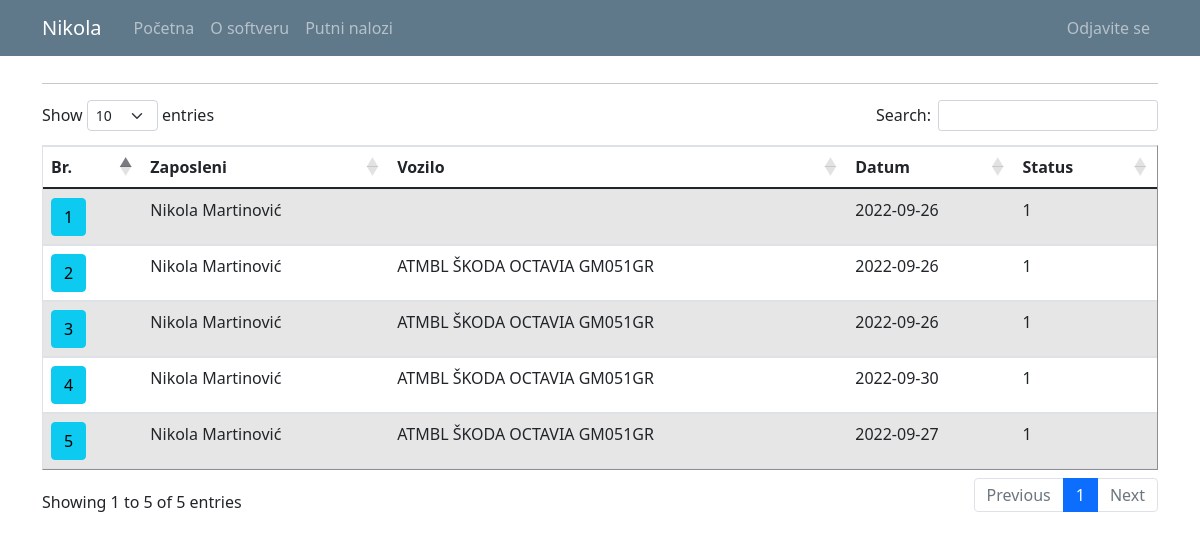
The app's page /travel_warrant_list (signed in), older data.
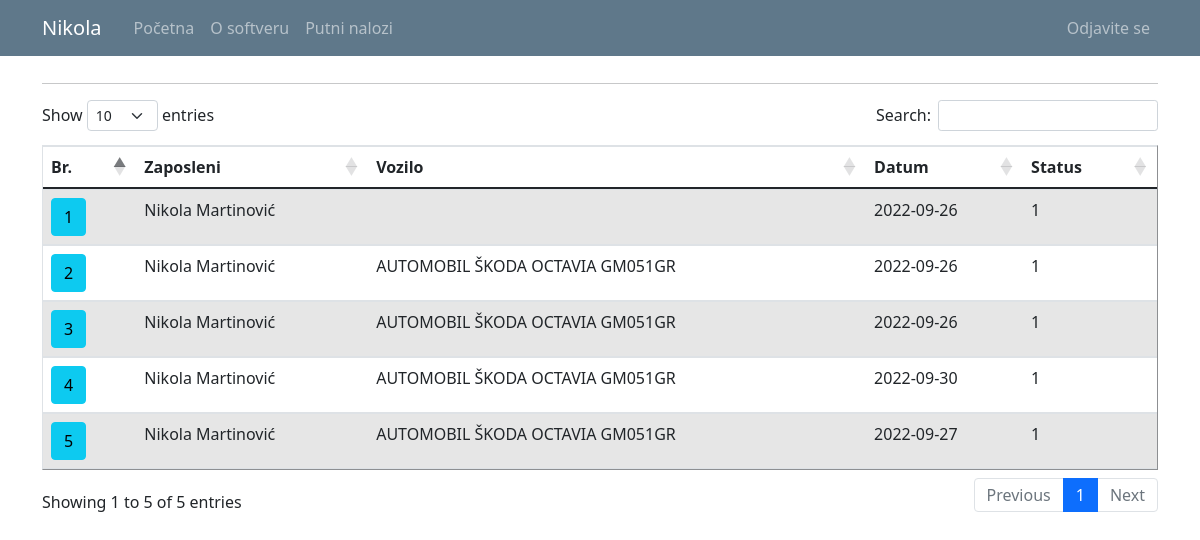
The same page, newer data.
### putninalozi/models.py (models this page shows, shortened)
class TravelWarrant(db.Model):
    travel_warrant_id = db.Column(db.Integer, primary_key=True)
    user_id = db.Column(db.Integer, db.ForeignKey('user.id'), nullable=False)
    with_task = db.Column(db.String(50), nullable=False)
    company_id = db.Column(db.Integer, db.ForeignKey('company.id'), nullable=False)
    abroad_contry = db.Column(db.String(50), nullable=True)
    relation = db.Column(db.String(150), nullable=False)
    start_datetime = db.Column(db.DateTime, nullable=True)
    end_datetime = db.Column(db.DateTime, nullable=True)
    vehicle_id = db.Column(db.Integer, db.ForeignKey('vehicle.id'), nullable=True)
    together_with = db.Column(db.Integer, nullable=True)
    personal_type = db.Column(db.String(50), nullable=True)
    personal_brand = db.Column(db.String(50), nullable=True)
    personal_registration = db.Column(db.String(12), nullable=True)
    other = db.Column(db.String(50), nullable=True) #avion, bus, taksi...
    advance_payment = db.Column(db.Integer, nullable=False)
    advance_payment_currency = db.Column(db.String(5), nullable=False)
    daily_wage = db.Column(db.Integer, nullable=False)
    daily_wage_currency = db.Column(db.String(5), nullable=False)
    costs_pays = db.Column(db.String(50), nullable=False)
    km_start = db.Column(db.Integer, nullable=True)
    km_end = db.Column(db.Integer, nullable=True)
    status = db.Column(db.Integer, nullable=False)

class Vehicle(db.Model):
    id = db.Column(db.Integer, primary_key=True)
    vehicle_type = db.Column(db.String(10), nullable = False)
    vehicle_brand = db.Column(db.String(10), nullable = False)
    vehicle_registration = db.Column(db.String(12), nullable = False)
    company_id = db.Column(db.Integer, db.ForeignKey('company.id'), nullable=False)
    travelwarrants = db.relationship('TravelWarrant', backref='travelwarrant_vehicle', lazy=True)

class User(db.Model, UserMixin):
    id = db.Column(db.Integer, primary_key=True)
    email = db.Column(db.String(120), unique=True, nullable=False)
    password = db.Column(db.String(60), nullable = False)
    name = db.Column(db.String(20), unique=False, nullable=False)
    surname = db.Column(db.String(20), unique=False, nullable=False)
    gender = db.Column(db.String(1)) #(0, "srednji"), (1, "muški"), (2, "ženski")
    workplace = db.Column(db.String(20), unique=False, nullable=False)
    authorization = db.Column(db.String(10), nullable = False) # ovde treba da budu tipovi korisnika: S_admin, C_admin, C_user
    company_id = db.Column(db.Integer, db.ForeignKey('company.id'), nullable=True)
    default_vehicle = db.Column(db.Integer) #kod radnika koji imaju svoj auto, da bude podrazumevana vrednost id tog vozila
    travelwarrants = db.relationship('TravelWarrant', backref='travelwarrant_user', lazy=True)

### putninalozi/travel_warrants/routes.py (the view)
@travel_warrants.route("/travel_warrant_list")
def travel_warrant_list():
    if not current_user.is_authenticated:
        flash('Da bi ste pristupili ovoj stranici treba da budete ulogovani.', 'danger')
        return redirect(url_for('users.login'))
    warrants = TravelWarrant.query.all()
    return render_template('travel_warrant_list.html', title='Travel Warrants', warrants=warrants)

### putninalozi/models.py (called while the page is built)
@login_manager.user_loader
def load_user(user_id):
    return User.query.get(int(user_id))

### putninalozi/templates/travel_warrant_list.html (shortened to what this page needs)
{% extends "layout.html" %}
{% block content %}
<hr>
<table id="data" border="1" class="table table-striped">
  {% if current_user.authorization == 's_admin' %}
    <thead>
      <tr id="header">
        <th>Br.</th>
        <th>Kompanija</th>
        <th>Zaposleni</th>
        <th>Vozilo</th>
        <th>Status</th>
      </tr>
    </thead>
    <tbody>
      {% for warrant in warrants %}
        <tr>
          <td> <a class="mr-2 btn btn-info" href="{{ url_for('travel_warrants.travel_warrant_profile', warrant_id=warrant.travel_warrant_id) }}" role="button" title="Uredi Putni Nalog"> {{ warrant.travel_warrant_id }} </a> </td>
          <td> {{ warrant.travelwarrant_company.companyname }} </td>
          <td> {{ warrant.travelwarrant_user.name }} {{ warrant.travelwarrant_user.surname }} </td>
          <td> {{ warrant.other }} {{ warrant.personal_type }} {{ warrant.travelwarrant_vehicle.vehicle_type }} <br> {{warrant.travelwarrant_vehicle.vehicle_brand}} <br> {{warrant.travelwarrant_vehicle.vehicle_registration}} </td>
          <td> {{ warrant.status }} </td>
        </tr>
      {% endfor %}
    </tbody>
  {% else %}
    <thead>
      <tr id="header">
        <th>Br.</th>
        <th>Zaposleni</th>
        <th>Vozilo</th>
        <th>Datum</th>
        <th>Status</th>
      </tr>
    </thead>
    <tbody>
      {% for warrant in warrants %}
        {% if current_user.id == warrant.travelwarrant_user.id %}
          <tr>
            <td> <a class="mr-2 btn btn-info" href="{{ url_for('travel_warrants.travel_warrant_profile', warrant_id=warrant.travel_warrant_id) }}" role="button" title="Uredi Putni Nalog"> {{ warrant.travel_warrant_id }} </a> </td>
            <td> {{ warrant.travelwarrant_user.name }} {{ warrant.travelwarrant_user.surname}} </td>
            <td> {{ warrant.other }} {{ warrant.personal_type }} {{ warrant.travelwarrant_vehicle.vehicle_type }} {{warrant.travelwarrant_vehicle.vehicle_brand}} {{warrant.travelwarrant_vehicle.vehicle_registration}} </td>
            <td> {{ warrant.start_datetime.date() }} </td>
            <td> {{ warrant.status }} </td>
          </tr>
        {% endif %}
      {% endfor %}
    </tbody>
  {% endif %}
</table>
{% endblock content%}

Row changes from the older to the newer data that the page shows:
changed through a linked row, TravelWarrant id 2: travelwarrant_vehicle.vehicle_type "ATMBL" → "AUTOMOBIL"
changed through a linked row, TravelWarrant id 3: travelwarrant_vehicle.vehicle_type "ATMBL" → "AUTOMOBIL"
changed through a linked row, TravelWarrant id 4: travelwarrant_vehicle.vehicle_type "ATMBL" → "AUTOMOBIL"
changed through a linked row, TravelWarrant id 5: travelwarrant_vehicle.vehicle_type "ATMBL" → "AUTOMOBIL"
